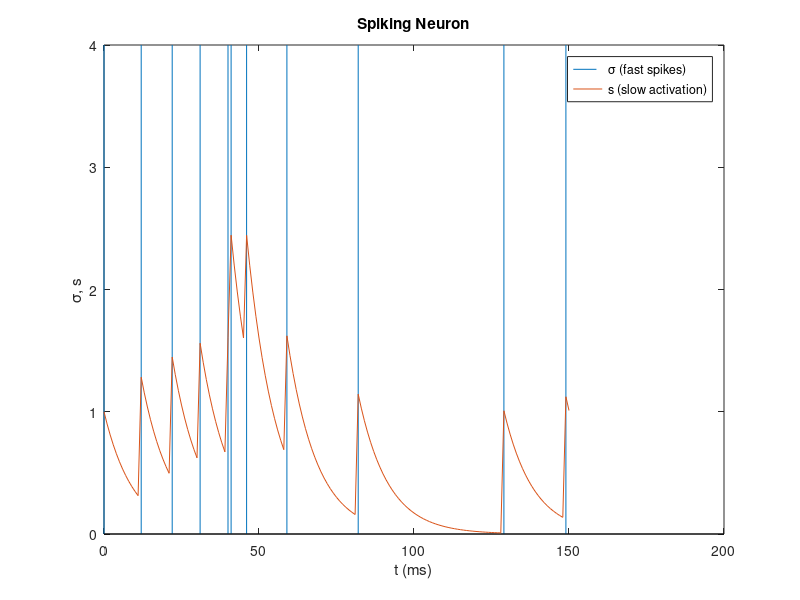

The MATLAB source for this figure:
T=150; dt=1; tau=10; p=.1;
data=[];
s=0;
for t=0:dt:T
    sigma=rand()<p;
    sdot=sigma-s/tau;
    s=s+sdot*dt;
    data =[data; [t 4*sigma s]];
end

stem(data(:,1),data(:,2),'Marker','none')
%ylim([0 1.3]);
hold on
plot(data(:,1),data(:,3))
hold off
title('Spiking Neuron');
xlabel('t (ms)');
ylabel('\sigma, s');
legend('\sigma (fast spikes)','s (slow activation)');
